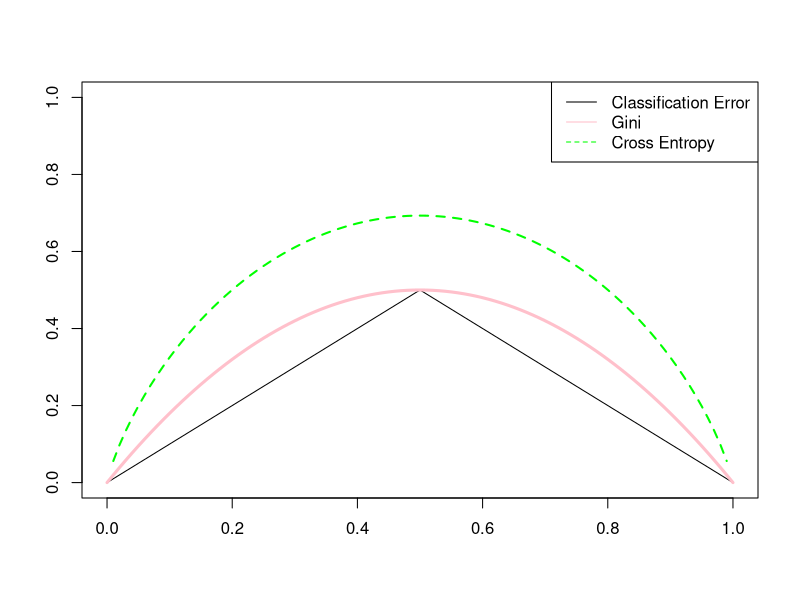

Write the R code that produced this figure.
pm1 = seq(0,1,by=.01)
pm2 = 1-pm1
cer = ifelse(pm1<pm2,pm1,pm2)
gini = pm1*(1-pm1) + pm2*(1-pm2)
cent = -1* (pm1*log(pm1) + pm2*log(pm2))

plot(1,xlim=c(0,1),ylim=c(0,1), type="n",xlab="",ylab="")
lines(pm1,cer)
lines(pm1,gini,col="pink",lwd=3)
lines(pm1,cent,col="green",lwd=2,lty="dashed")
legend("topright",legend=c("Classification Error", "Gini", "Cross Entropy"), col=c("black","pink","green"),lty = c(1,1,2))
